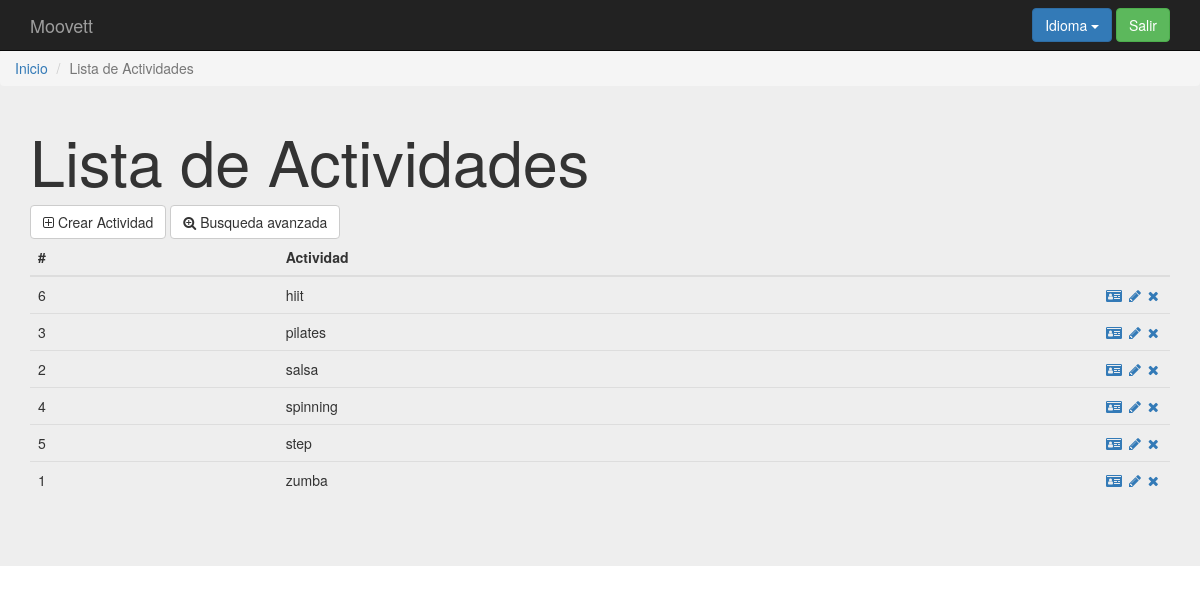
Page /index.php?controller=activity&action=show (signed in) on the committed database.
### tables this page shows
create table `actividad` (
`id` int(11) not null,
  `nombre` varchar(10) not null,
  `capacidad` smallint(6) not null,
  `precio` smallint(6) not null,
  `categoria_id` int(11) not null
);

### core/ViewManager.php (called while the page is built, shortened)
<?php
class ViewManager {
    private $variables = array();
    public function setVariable($varname, $value, $flash=false) {
        $this->variables[$varname] = $value;
    }
    public function getVariable($varname, $default=NULL) {
        if (!isset($this->variables[$varname])) {
            return $default;
        }
        return $this->variables[$varname];
    }
    public function render($controller, $viewname) {
        include(__DIR__."/../Views/$controller/$viewname.php");
    }
    private static $viewmanager_singleton = NULL;
    public static function getInstance() {
        if (self::$viewmanager_singleton == null) {
            self::$viewmanager_singleton = new ViewManager();
        }
        return self::$viewmanager_singleton;
    }
}

### Controllers/ACTIVITY_Controller.php (called while the page is built, shortened)
<?php
require_once(__DIR__."/../core/ViewManager.php");
require_once(__DIR__."/../core/I18n.php");
require_once(__DIR__."/../Models/Activity.php");
require_once(__DIR__."/../Models/ACTIVITY_Model.php");
class ACTIVITY_Controller extends BaseController {
    private $activityMapper;
    public function __construct() {
        $this->activityMapper = new ACTIVITY_Model();
        $this->view->setLayout("default");
    }
    public function show(){
        $activitys = $this->activityMapper->fetch_all();
        $this->view->setVariable("activitys", $activitys);
        $this->view->render("activity", "ACTIVITY_SHOW_Vista");
    }
}

### index.php (called while the page is built, shortened)
<?php
function run() {
    try{
        $controller = loadController($_GET["controller"]);
        $actionName = $_GET["action"];
        $controller->$actionName();
    } catch(Exception $ex) {
        die($ex->getMessage());
  }
}
function loadController($controllerName) {
    return new $controllerClassName();
}
run();
?>

### core/I18n.php (called while the page is built, shortened)
<?php
class I18n {
  private $messages;
  public function setLanguage($language) {
    $this->messages = $i18n_messages;
  }
  public function i18n($key) {
    if (isset($this->messages[$key])){
      return $this->messages[$key];
    }else{
      return $key;
    }
  }
  private static $i18n_singleton = null;
  public static function getInstance() {
    if (self::$i18n_singleton == NULL) {
      self::$i18n_singleton = new I18n();
    }
    return self::$i18n_singleton;
  }
}
function i18n($key) {
  return I18n::getInstance()->i18n($key);
}

### Models/Activity.php (called while the page is built, shortened)
<?php
class Activity {
    private $id;
    private $nombre;
    public function __construct($id=NULL, $nombre=NULL, $capacidad=NULL, $precio=NULL, $descuento_id=NULL, $categoria_id=NULL, $extra_discount=NULL ) {
        $this->id = $id;
        $this->nombre = $nombre;
    }
    public function getID() {
        return $this->id;
    }
    public function getActivityName() {
        return $this->nombre;
    }
}

### Models/ACTIVITY_Model.php (called while the page is built, shortened)
<?php
require_once(__DIR__."/../core/PDOConnection.php");
class ACTIVITY_Model {
    private $db;
    public function __construct() {
        $this->db = PDOConnection::getInstance();
    }
    public function fetch_all(){
        $sql = $this->db->prepare("SELECT * FROM actividad ORDER BY nombre");
        $sql->execute();
        $activitys_db = $sql->fetchAll(PDO::FETCH_ASSOC);
        $activitys = array();
        foreach ($activitys_db as $activity) {
            array_push($activitys, new Activity($activity["id"], $activity["nombre"],$activity["capacidad"],$activity["precio"],$activity["categoria_id"]));
        }
        return $activitys;
    }
}

### core/PDOConnection.php (called while the page is built)
<?php
class PDOConnection {
    private static $dbhost = "127.0.0.1";
    private static $dbname = "moovett";
    private static $dbuser = "moovett";
    private static $dbpass = "moovett";
    private static $db_singleton = null;
    public static function getInstance() {
        if (self::$db_singleton == null) {
            self::$db_singleton = new PDO(
                "mysql:host=".self::$dbhost.";dbname=".self::$dbname.";charset=utf8",
                self::$dbuser,
                self::$dbpass,
                array(
                    PDO::ATTR_EMULATE_PREPARES => false,
                    PDO::ATTR_ERRMODE => PDO::ERRMODE_EXCEPTION
                )
            );
        }
        return self::$db_singleton;
    }
}
?>

### Views/activity/ACTIVITY_SHOW_Vista.php (the view, shortened to what this page needs)
<?php
require_once(__DIR__."/../../core/ViewManager.php");
$view = ViewManager::getInstance();
$view->setVariable("title", "Manage Activitys");
$activitys = $view->getVariable("activitys");
?>
<div class="jumbotron">
  <div class="design">
  <ol class="breadcrumb">
    <li class="breadcrumb-item"><a href="index.php?controller=user&amp;action=login"><?= i18n("Home") ?></a></li>
    <li class="breadcrumb-item active"><?= i18n("List of Activities") ?></li>
  </ol>
  </div>
    <div class="container">
        <h1><?= i18n("List of Activities")?></h1>
	<a href="index.php?controller=activity&action=add" class="btn btn-default"><i class="fa fa-plus-square-o" aria-hidden="true"></i> <?= i18n("Create Activity")?></a>
  <a href="index.php?controller=activity&amp;action=search" class="btn btn-default"><i class="fa fa-search-plus" aria-hidden="true"></i> <?= i18n("Advanced Search") ?></a>
<table class="table">
      <thead>
        <tr>
          <th>#</th>
          <th><?= i18n("Activity")?></th>
          <th style="width: 72px;"></th>
        </tr>
      </thead>
      <tbody>
	  <?php foreach($activitys as $activity){ ?>
          <tr>
	  <td><?php echo $activity->getID(); ?></td>
          <td><?php echo $activity->getActivityName(); ?></td>
          <td>
              <a href="index.php?controller=activity&action=showone&id=<?php echo $activity->getID();  ?>"><i class="fa fa-id-card" aria-hidden="true"></i></a>
              <a href="index.php?controller=activity&action=edit&id=<?php echo $activity->getID();  ?>"><i class="fa fa-pencil fa-fw" aria-hidden="true"></i></a>
              <a href="index.php?controller=activity&action=delete&id=<?php echo $activity->getID();  ?>" role="button" data-toggle="modal"><i class="fa fa-times" aria-hidden="true"></i></a>
          </td>
        </tr>
	<?php } ?>
      </tbody>
</table>
    </div>
</div>

### css/style.css (style rules this page uses)
body { padding-top: 50px; padding-bottom: 20px; }
.design { margin-top:-48px !important; }

### rows in the picture
actividad: id "6", nombre "hiit"
actividad: id "3", nombre "pilates"
actividad: id "2", nombre "salsa"
actividad: id "4", nombre "spinning"
actividad: id "5", nombre "step"
actividad: id "1", nombre "zumba"

### other values in the picture
i18n("Language") "Idioma"
i18n("Logout") "Salir"
i18n("Home") "Inicio"
i18n("List of Activities") "Lista de Actividades"
i18n("Create Activity") "Crear Actividad"
i18n("Advanced Search") "Busqueda avanzada"
i18n("Activity") "Actividad"
